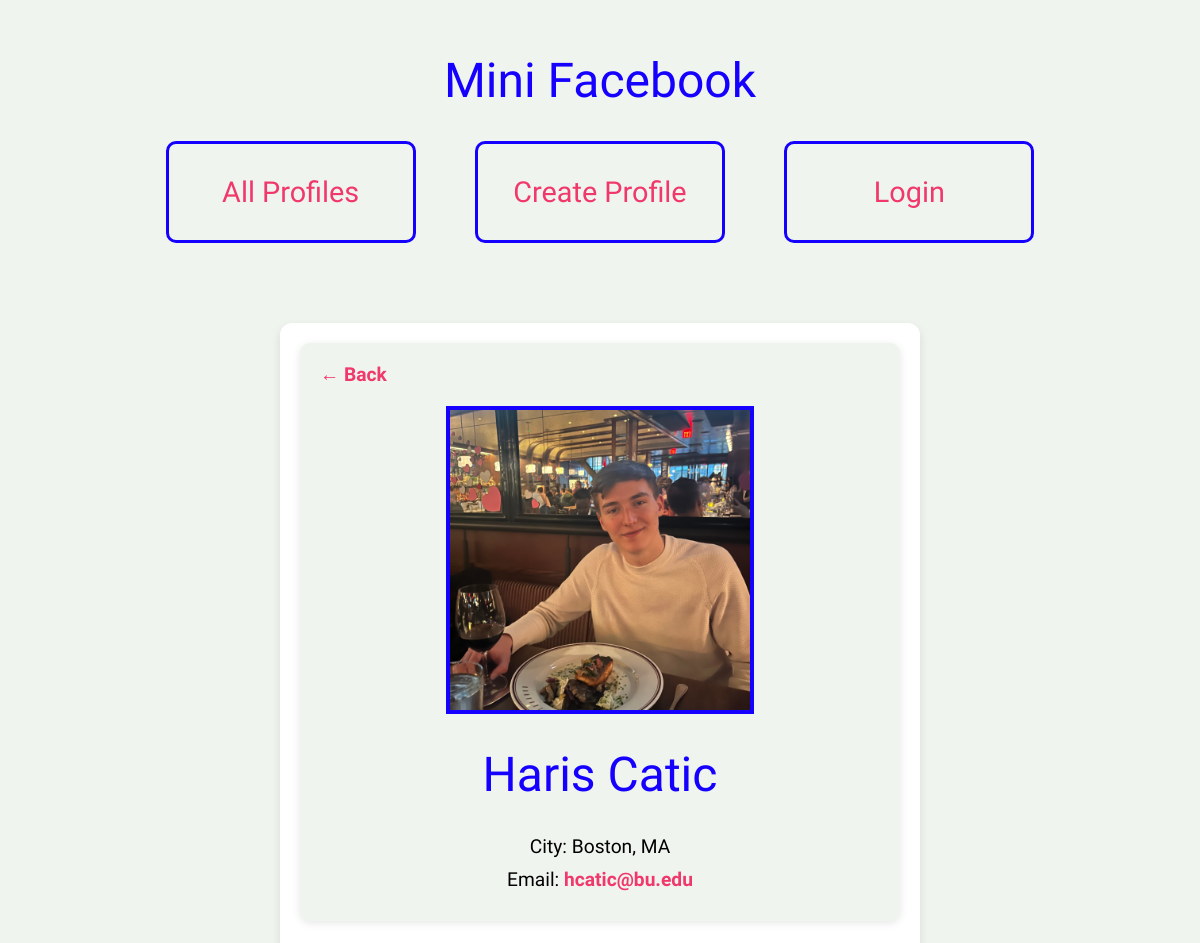
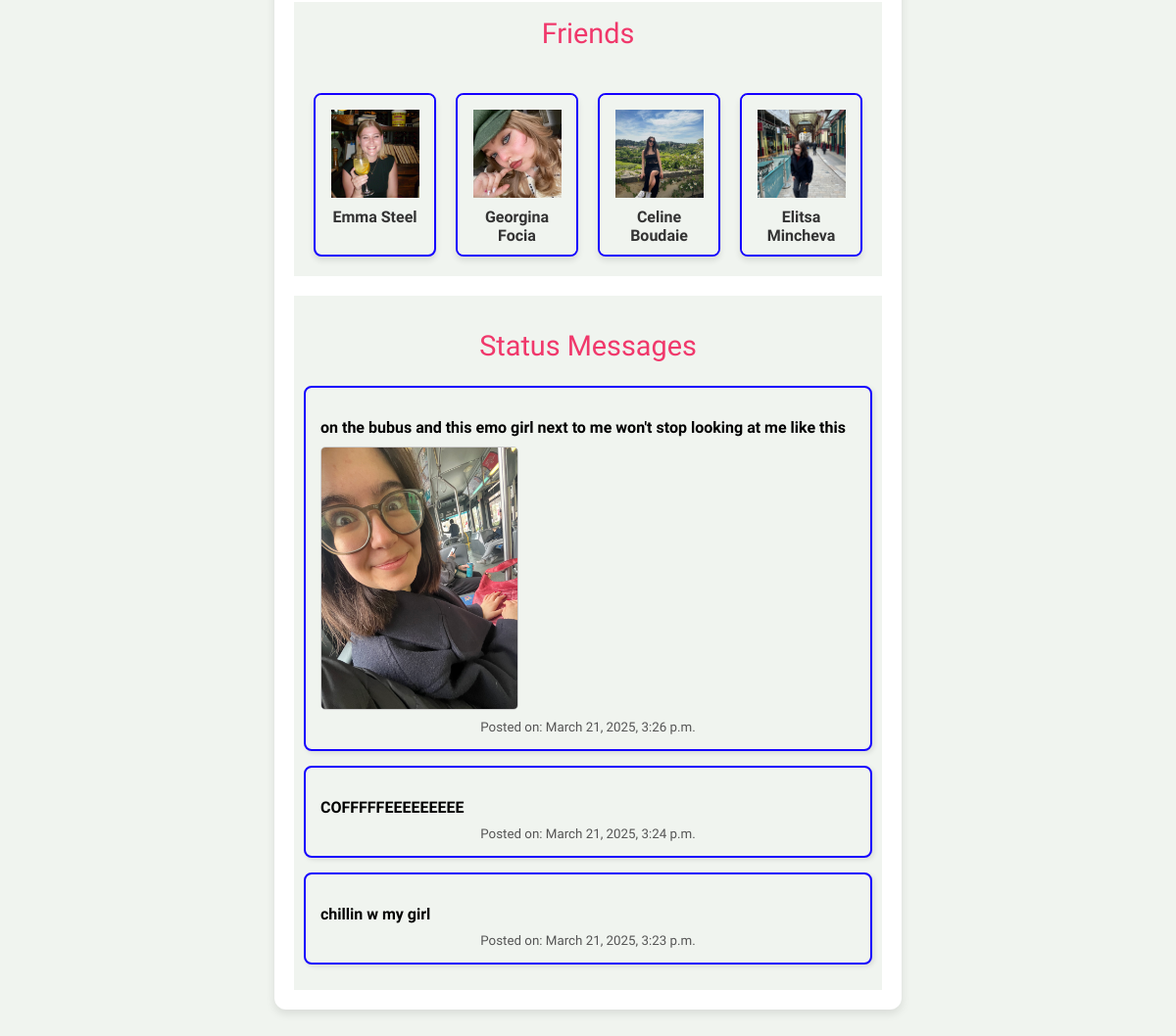
Page /mini_fb/profile/7 on the committed database (2 pictures, top to bottom).
### mini_fb/models.py (models this page shows, shortened)
class Profile(models.Model):
    first_name = models.CharField(max_length=50)    # user's first name
    last_name = models.CharField(max_length=50)     # user's last name
    city = models.CharField(max_length=100)         # city of residence
    email = models.EmailField(unique=True)          # unique email for each profile
    image_file = models.ImageField(blank=True)      # profile pic image upload
    user = models.ForeignKey(User, on_delete=models.CASCADE)
    def get_status_messages(self):
        return self.status_messages.all().order_by('-timestamp')
    def get_absolute_url(self):
        return reverse('profile', kwargs={'pk':self.pk})
    def get_friends(self):
        friends = Friend.objects.filter(
            models.Q(profile1=self) | models.Q(profile2=self)
        )
        friends_profiles = []
        for friend in friends:
            if friend.profile1 != self:
                friends_profiles.append(friend.profile1)
            if friend.profile2 != self:
                friends_profiles.append(friend.profile2)
        return friends_profiles

class StatusMessage(models.Model):
    timestamp = models.DateTimeField(auto_now_add=True) # timestamp of message creation
    message = models.TextField()    # the actual status emssage content
    profile = models.ForeignKey(Profile, on_delete=models.CASCADE, related_name="status_messages")  # link the status message to the associated profile
    def get_images(self):
        return Image.objects.filter(status_images__status_message=self)

class Image(models.Model):
    profile = models.ForeignKey(Profile, on_delete=models.CASCADE, related_name="images")   # link the image to the profile
    image_file = models.ImageField(upload_to='images/')
    timestamp = models.DateTimeField(auto_now_add=True)
    caption = models.TextField(blank=True, null=True)

### mini_fb/views.py (the view)
# urls.py: path(r'profile/<int:pk>', ProfileView.as_view(), name="profile"),
class ProfileView(BaseView, DetailView):
    model = Profile
    template_name = "mini_fb/profile.html"
    context_object_name = "profile"

### mini_fb/views.py (called while the page is built)
    def get_context_data(self, **kwargs):
            context = super().get_context_data(**kwargs)
            if self.request.user.is_authenticated:
                logged_in_profile = Profile.objects.filter(user=self.request.user).first()
                context['logged_in_profile'] = logged_in_profile
            return context

### mini_fb/templates/mini_fb/profile.html (shortened to what this page needs)
{% extends 'mini_fb/base.html' %}
{% block content %}
<div class="profile-container">
    <div class="profile-card">
        <a href="{% url 'show_all_profiles' %}" class="back-button">&larr; Back</a>
        <div class="profile-info">
            <div class="profile-image">
                {% if profile.image_file %}
                <img src="{{ profile.image_file.url }}" alt="Profile Image">
                {% else %}
                <span class="no-image">No Image Available</span>
                {% endif %}
            </div>
            <h1>{{ profile.first_name }} {{ profile.last_name }}</h1>
            <p class="city"><strong>City:</strong> {{ profile.city }}</p>
            <p class="email"><strong>Email:</strong> <a href="mailto:{{ profile.email }}">{{ profile.email }}</a></p>
        </div>
    </div>
    <div class="friends-list">
        <h2>Friends</h2>
        {% if profile.get_friends %}
        <div class="friend-cards">
            {% for friend in profile.get_friends %}
            <div class="friend-card">
                <a href="{{ friend.get_absolute_url }}">
                    <div class="friend-image">
                        <img src="{{ friend.image_file.url }}"
                            alt="{{ friend.first_name }} {{ friend.last_name }}'s profile photo">
                    </div>
                    <div class="friend-name">
                        <p>{{ friend.first_name }} {{ friend.last_name }}</p>
                    </div>
                </a>
            </div>
            {% endfor %}
        </div>
        {% else %}
        <p>No friends available.</p>
        {% endif %}
    </div>
    <div class="status-messages">
        <h2>Status Messages</h2>
        {% if profile.get_status_messages %}
        <ul>
            {% for status in profile.get_status_messages %}
            <li>
                <p>{{ status.message }}</p>
                {% with status.get_images as images %}
                {% if images %}
                <div class="status-images">
                    {% for img in images %}
                    <img src="{{ img.image_file.url }}" alt="{{ img.caption|default:'Image' }}" width="200">
                    {% endfor %}
                </div>
                {% endif %}
                {% endwith %}
                <small>Posted on: {{ status.timestamp }}</small>
            </li>
            {% endfor %}
        </ul>
        {% else %}
        <p>No status messages available.</p>
        {% endif %}
    </div>
</div>
{% endblock %}

### static/mini-fb-styles.css (style rules this page uses)
* { font-family: "Inconsolata", serif; font-optical-sizing: auto; font-weight: 400; font-style: normal; font-variation-settings: "wdth" 100; background-color: #F0F4EF; }
body { margin: 20px; }
h1 { font-family: "Inconsolata", serif; font-optical-sizing: auto; font-weight: 500; font-style: normal; font-variation-settings: "wdth" 100; color: #1500ff; font-size: 3em; }
h2 { color: #F0386B; font-weight: 500; font-size: 1.8em; }
a { text-decoration: none; color: inherit; }
.profile-container { max-width: 600px; margin: 50px auto; padding: 20px; background: white; border-radius: 12px; box-shadow: 0px 4px 10px rgba(0, 0, 0, 0.1); text-align: center; }
.profile-image img { width: 300px; height: 300px; object-fit: cover; border: 4px solid #1500ff; }
.profile-card { background: #F0F4EF; padding: 20px; border-radius: 10px; box-shadow: 0px 2px 8px rgba(0, 0, 0, 0.1); text-align: left; }
.profile-info { text-align: center; }
.profile-card p { font-size: 1.2em; margin: 10px 0; }
.profile-card a { color: #F0386B; font-weight: bold; text-decoration: none; }
.back-button { text-decoration: none; color: #F0386B; font-weight: bold; font-size: 1.2em; margin-bottom: 20px; display: inline-block; }
.status-messages { padding: 10px; }
.status-messages { margin-top: 20px; }
.status-messages ul { list-style-type: none; padding: 0; }
.status-messages li { border: 2px solid #1500ff; padding: 15px; margin-bottom: 15px; border-radius: 8px; box-shadow: 2px 2px 5px rgba(0, 0, 0, 0.1); }
.status-messages p { font-size: 16px; font-weight: bold; margin-bottom: 10px; text-align: left; }
.status-messages small { color: #555; display: block; margin-top: 10px; }
.status-images { display: grid; grid-template-columns: repeat(auto-fill, minmax(200px, 1fr)); gap: 10px; margin-top: 10px; }
.status-images img { width: 100%; max-width: 200px; height: auto; border-radius: 5px; border: 1px solid #ccc; }
.friend-cards { display: grid; grid-template-columns: repeat(4, 1fr); gap: 20px; padding: 20px; }
.friend-card { border: 2px solid #1500ff; border-radius: 8px; overflow: hidden; box-shadow: 0 4px 6px rgba(0, 0, 0, 0.1); transition: transform 0.3s ease; }
.friend-image img { width: 90px; height: 90px; object-fit: cover; margin-top: 15px; }
.friend-name { padding: 10px; }
.friend-name p { margin: 0; font-weight: bold; color: #333; }

### rows in the picture
Profile: image_file (picture), first_name "Haris", last_name "Catic", city "Boston, MA", email "hcatic@bu.edu"
Profile: image_file (picture), first_name "Emma", last_name "Steel"
Profile: image_file (picture), first_name "Georgina", last_name "Focia"
Profile: image_file (picture), first_name "Celine", last_name "Boudaie"
Profile: image_file (picture), first_name "Elitsa", last_name "Mincheva"
StatusMessage: message "on the bubus and this emo girl next to me won't stop looking at me like this", timestamp "March 21, 2025, 3:26 p.m."
Image: image_file (picture)
StatusMessage: message "COFFFFFEEEEEEEEE", timestamp "March 21, 2025, 3:24 p.m."
StatusMessage: message "chillin w my girl", timestamp "March 21, 2025, 3:23 p.m."
